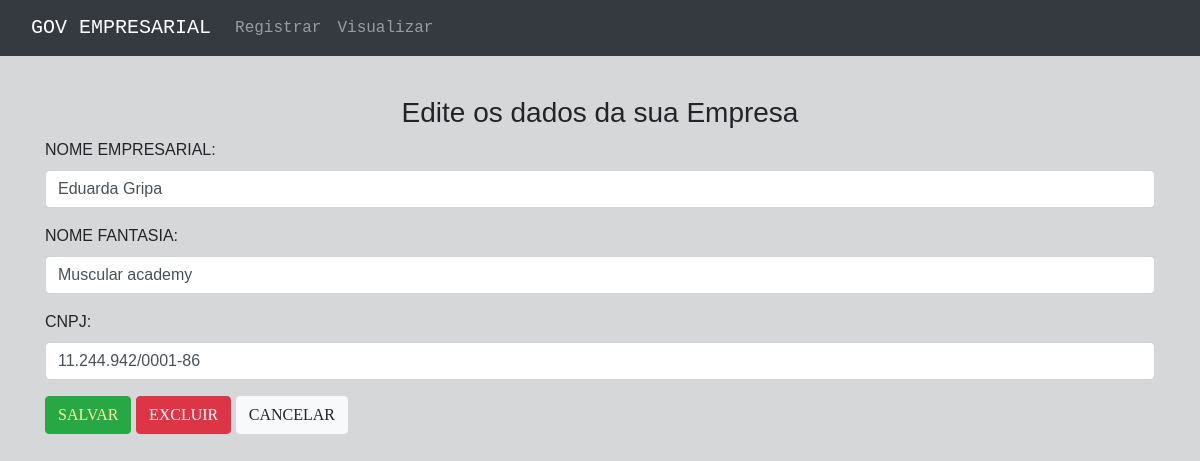
Page /Gabriel_Valentim_Avaliacao_2/Gabriel_Valentim_Empresa/view/secoes/editarEmpresa.php?id=4 on the committed database.
### tables this page shows
CREATE TABLE `empresarial` (
  `id` int(4) NOT NULL,
  `nome` varchar(50) NOT NULL,
  `nome_empresa` varchar(30) NOT NULL,
  `cnpj` varchar(20) NOT NULL
);

### Gabriel_Valentim_Avaliacao_2/Gabriel_Valentim_Empresa/model/conexao.php (called while the page is built, shortened)
<?php
	function query($sql) {
		global $conexao;
		mysqli_query($conexao, 'SET CHARACTER SET utf8');
		$query = mysqli_query($conexao, $sql) or die (mysqli_query_error);
		return $query;
	}
?>

### Gabriel_Valentim_Avaliacao_2/Gabriel_Valentim_Empresa/model/crudEmpresa.php (called while the page is built, shortened)
<?php
	include 'conexao.php';
	function buscarEmpresa($id) {
		$resultado = query("SELECT * FROM empresarial WHERE id=$id");
		return $resultado;
	}
?>

### Gabriel_Valentim_Avaliacao_2/Gabriel_Valentim_Empresa/view/secoes/editarEmpresa.php (the view, shortened to what this page needs)
<!DOCTYPE html>
<html lang="pt-br">
<head>
	<link rel="stylesheet" href="https://maxcdn.bootstrapcdn.com/bootstrap/4.0.0/css/bootstrap.min.css">
</head>
<body style="background-color: #d6d7d9;">
	<nav class="navbar navbar-expand-lg navbar navbar-dark bg-dark" style="font-family: Courier New;">
		<div class="container-fluid">
			<a class="navbar-brand" href="#">GOV EMPRESARIAL</a>
			<div class="collapse navbar-collapse" id="navbarSupportedContent">
				<ul class="navbar-nav me-auto mb-2 mb-lg-0">
					<li class="nav-item">
						<a class="nav-link" aria-current="page" href="../cadastrarEmpresa.php">Registrar</a>
					</li>
					<li class="nav-item">
						<a class="nav-link" href="visualizarEmpresa.php">Visualizar</a>
					</li>
				</ul>
			</div>
		</div>
	</nav>
	<div class="container" style="font-family: Helvetica;">
		<?php
			include '../../model/crudEmpresa.php';
			$id = $_GET["id"];
			$resultado = buscarEmpresa($id);
			$resultadoSeparado = mysqli_fetch_assoc($resultado);
		?>
		<form method="post" action="../../control/controleEmpresa.php">
			<div><p>&nbsp;</p></div>
			<div class="row h-100 justify-content-center align-items-center">
				<h3>Edite os dados da sua Empresa</h3>
			</div>
			<div class="mb-3">
				<label for="nome" class="form-label">NOME EMPRESARIAL:</label>
				<input type="text" class="form-control" id="nome" name="nome" placeholder="Digite o nome do(a) dono(a) da empresa" value="<?php echo $resultadoSeparado['nome']; ?>">
			</div>
			<div class="mb-3">
				<label for="nome_empresa" class="form-label">NOME FANTASIA:</label>
				<input type="text" class="form-control" id="nome_empresa" name="nome_empresa" placeholder="Digite o nome da empresa" value="<?php echo $resultadoSeparado['nome_empresa']; ?>">
			</div>
			<div class="mb-3">
				<label for="cnpj" class="form-label">CNPJ:</label>
				<input type="text" class="form-control" id="cnpj" name="cnpj" placeholder="99.999.999/9999-99"
				value="<?php echo $resultadoSeparado['cnpj']; ?>">
			</div>
			<button type="submit" class="btn btn-success" name="opcao" value="Editar" style="font-family: Arial Black; color: #ffef9f;">
				SALVAR
			</button>
			<button type="submit" class="btn btn-danger" name="opcao" value="Excluir" style="font-family: Arial Black;">EXCLUIR</button>
			<a class="btn btn-light" href="VisualizarEmpresa.php" style="font-family: Arial Black;">CANCELAR</a>
		</form>
	</div>
</body>
</html>

### rows in the picture
empresarial: nome "Eduarda Gripa", nome_empresa "Muscular academy", cnpj "11.244.942/0001-86"
